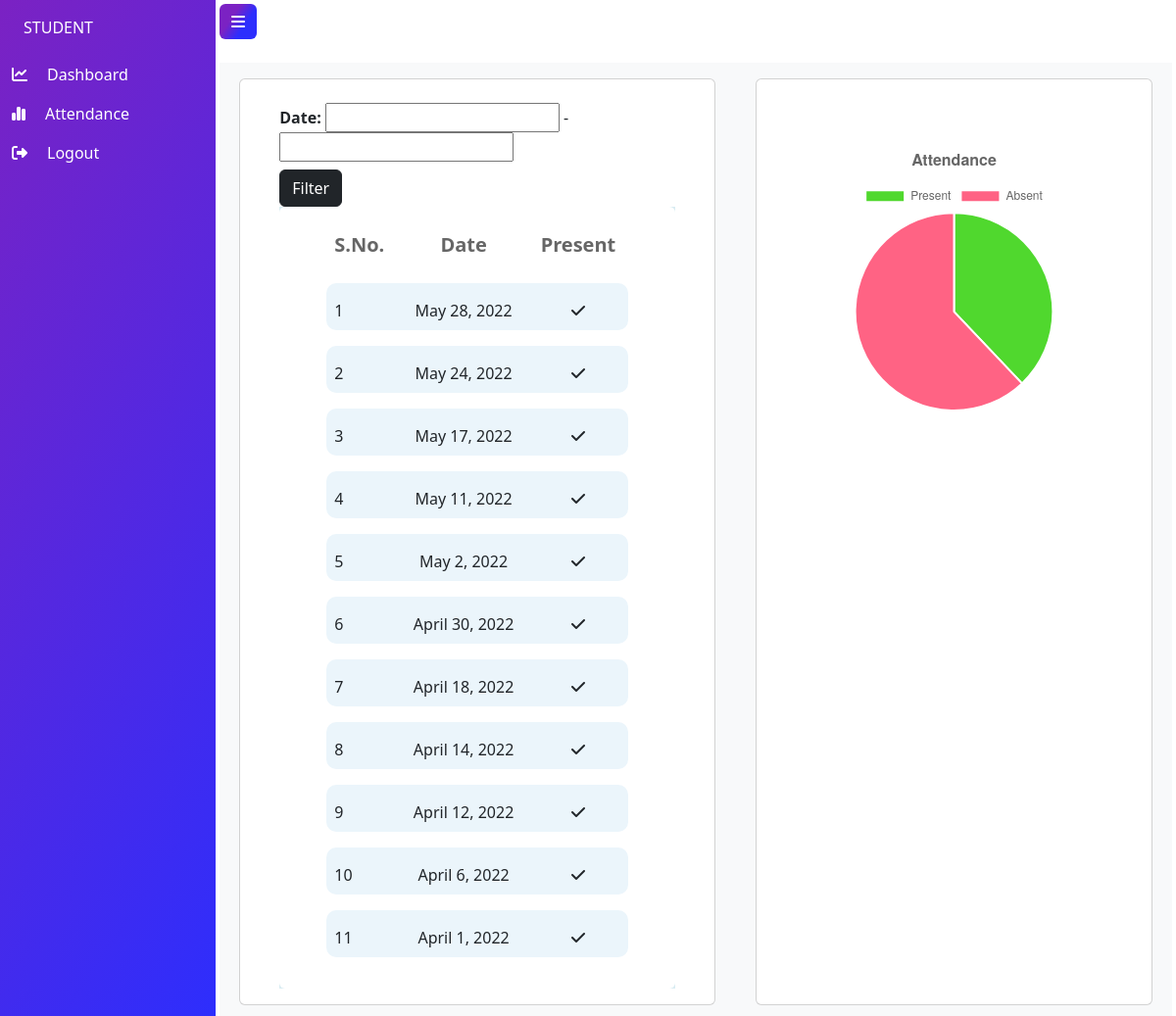
/student/attendance/ (signed in), run on the app's committed database.
### main_app/models.py (models this page shows, shortened)
class Attendance(models.Model):
    student = models.ForeignKey(Student, on_delete=models.CASCADE)
    date = models.DateField(default=datetime.date.today)
    present = models.BooleanField(default=False)
    class Meta:
        ordering = ["-date"]

### main_app/student_views.py (the view)
# urls.py: path("student/attendance/", student_views.student_attendance, name="student_attendance"),
def student_attendance(request):
    student = get_object_or_404(Student, user=request.user)
    attendance_list = Attendance.objects.filter(student=student).exclude(date__week_day__in=[1])
    filter = StudentAttendanceFilter(request.GET, queryset=attendance_list)
    attendance_list = filter.qs
    present_count = attendance_list.filter(present=True).count()
    end_date = request.GET.get("date_before", "")
    if end_date != "":
        end_date = datetime.date.fromisoformat(end_date)
    else:
        end_date = datetime.date.today()
    start_date = request.GET.get("date_after", "")
    if start_date != "":
        start_date = datetime.date.fromisoformat(start_date)
    else:
        start_date = datetime.date.fromisoformat("2022-05-01")
    total_days = (end_date - start_date).days + 1
    absent_count = total_days - present_count
    print(total_days, present_count, absent_count)
    context = {
        "attendance_list": attendance_list,
        "filter": filter,
        "present_count": present_count,
        "absent_count": absent_count,
    }
    return render(request, "student_templates/attendance.html", context)

### templates/student_templates/attendance.html (shortened to what this page needs)
{% extends "student_templates/base.html" %}
{% load static %}
{% block content %}
<div class="container bg-light mt-3">
  <div class="row d-flex justify-content-around">
    <div class="col-lg-6 col-md-12 card ml-4 my-3">
      <div class="card-body">
      <div class="container">
        <form method="GET" autocomplete="off">
          <div class="mt-2">
            <div class="d-flex flex-row input-group input-daterange">
              {% for field in filter.form %}
              <div><b>{{field.label_tag}}</b> {{field}}</div>
              {% endfor %}
            </div>
            <button type="submit" class="btn btn-dark mt-2">Filter</button>
          </div>
        </form>
      </div>
      <div class="container">
        <section class="table-section">
          <div class="container mt-0 pt-0 rounded bg-white px-md-5">
            <div class="table-responsive">
                  <table
                    class="table"
                    id="table"
                    data-toggle="table"
                    data-pagination="true"
                  >
                    <thead>
                      <tr>
                          <th data-field="s.no.">S.No.</th>
                        <th
                          class="text-center"
                          data-sortable="true"
                          data-field="date"
                        >
                          Date
                        </th>
                        <th
                          class="text-center"
                          data-sortable="true"
                          data-field="present"
                        >
                          Present
                        </th>
                      </tr>
                    </thead>
                    <tbody>
                      {% for attendance in attendance_list %}
                      <tr class="bg-blue">
                        <td class="pt-3">{{forloop.counter}}</td>
                        <td class="pt-3 text-center">{{attendance.date}}</td>
                        <td class="pt-3 text-center">
                            {% if attendance.present %}
                            <i class="fa-solid fa-check"></i>
                            {% else %}
                            <i class="fa-solid fa-xmark"></i>
                            {% endif %}
                        </td>
                      </tr>
                      {% endfor %}
                    </tbody>
                  </table>
            </div>
          </div>
        </section>
      </div>
      </div>
    </div>
    <div class="col-lg-5 col-md-8 col-sm-12 p-lg-5 p-md-3 card my-3">
      <div class="card-body">
        <canvas id="myChart" width="100" height="100"></canvas>
      </div>
    </div>
  </div>
</div>
<script type="text/javascript">
  $(document).ready(function () {
    $(".input-daterange").datepicker({
      format: "yyyy-mm-dd",
      todayHighlight: true,
    });
  });
    const ctx = document.getElementById("myChart").getContext("2d");
    const myChart = new Chart(ctx, {
    type: 'pie',
    data: {
        labels: ["Present","Absent"],
        datasets: [{
            label: 'Attendance',
            data: [ {{present_count}},{{absent_count}} ],
            backgroundColor: [
              'rgb(80,216,46)',
              'rgb(255, 99, 132)'
            ],
            hoverOffset: 4
        }],
        },
    options: {
        plugins: {
            title: {
                display: true,
                text: 'Attendance',
                font: {
                    size: 16
                }
            }
        }
    }
    });
</script>
{% endblock content %}

### templates/student_templates/base.html (shortened to what this page needs)
<!DOCTYPE html>
<html lang="en">
  <head>
    {% load static %}
    <link href="https://cdn.jsdelivr.net/npm/bootstrap@5.2.0-beta1/dist/css/bootstrap.min.css" rel="stylesheet">
    <link rel="stylesheet" href="https://unpkg.com/bootstrap-table@1.20.2/dist/bootstrap-table.min.css">
    <link rel="stylesheet" href="https://cdnjs.cloudflare.com/ajax/libs/bootstrap-datepicker/1.9.0/css/bootstrap-datepicker.css">
    <link rel="stylesheet" type="text/css" href= {% static 'css/main.css' %}>
  </head>
  <body>
    {% include 'student_templates/sidemenu.html' %}
    <div class="p-1 my-container active-cont">
      <a class="btn btn-md border-0 m-lg-0" id="menu-btn">
        <i class="fa-solid fa-bars"></i>
      </a>
      <div class="container px-0 pt-2">
      {% block content %}
      {% endblock content %}
      </div>
    </div>
  </body>
</html>

### templates/student_templates/sidemenu.html
<div class="side-navbar active-nav d-flex justify-content-between flex-wrap flex-column" id="sidebar">
  <ul class="nav flex-column text-white w-100">
    <a href={% url 'student_home' %} class="nav-link text-white text-uppercase justify-content-center m-2">
      Student
    </a>
    <li>
      <a href={% url 'student_home' %} class="list-group-item list-group-item-action p-2 ripple" aria-current="true">
        <i class="fa-solid fa-chart-line me-3 px-1"></i><span>Dashboard</span>
      </a>
    </li>
    <li>
      <a href={% url 'student_attendance' %} class="list-group-item list-group-item-action p-2 ripple">
        <i class="fa-solid fa-chart-simple me-3 px-1"></i><span>Attendance</span>
      </a>
    </li>
    <li>
      <a href={% url 'logout' %} class="list-group-item list-group-item-action p-2 ripple">
        <i class="fa-solid fa-right-from-bracket me-3 px-1"></i><span>Logout</span></a>
    </li>
  </ul>
</div>

### SAMS/static/css/main.css (style rules this page uses)
.side-navbar { width: 220px; height: 100%; position: fixed; margin-left: -300px; background: rgb(123,34,195); background: linear-gradient(124deg, rgba(123,34,195,1) 0%, rgba(45,46,253,1) 100%); transition: 0.5s; }
.my-container { transition: 0.4s; }
.active-nav { margin-left: 0; }
.active-cont { margin-left: 220px; }
#menu-btn { background: rgb(123,34,195); background: linear-gradient(124deg, rgba(123,34,195,1) 35%, rgba(45,46,253,1) 65%); color: #fff; top: 0px; }
table { border-collapse: separate; border-spacing: 0 1em; }
.table-section { background-color: #d9ecf2; color: #666; }
thead { font-weight: bolder; font-size: 20px; color: #666; }
.bg-blue { background-color: #EBF5FB; border-radius: 8px; }
.table thead th,.table td { border: none; }
.table tbody td:first-child { border-bottom-left-radius: 10px; border-top-left-radius: 10px; }
.table tbody td:last-child { border-bottom-right-radius: 10px; border-top-right-radius: 10px; }

### data on the page
Attendance: date "May 28, 2022", present True (drawn)
Attendance: date "May 24, 2022", present True (drawn)
Attendance: date "May 17, 2022", present True (drawn)
Attendance: date "May 11, 2022", present True (drawn)
Attendance: date "May 2, 2022", present True (drawn)
Attendance: date "April 30, 2022", present True (drawn)
Attendance: date "April 18, 2022", present True (drawn)
Attendance: date "April 14, 2022", present True (drawn)
Attendance: date "April 12, 2022", present True (drawn)
Attendance: date "April 6, 2022", present True (drawn)
Attendance: date "April 1, 2022", present True (drawn)

### other printed values
{{ field.label_tag }} "Date:"
chart data {{ present_count }} 11
chart data {{ absent_count }} 18
